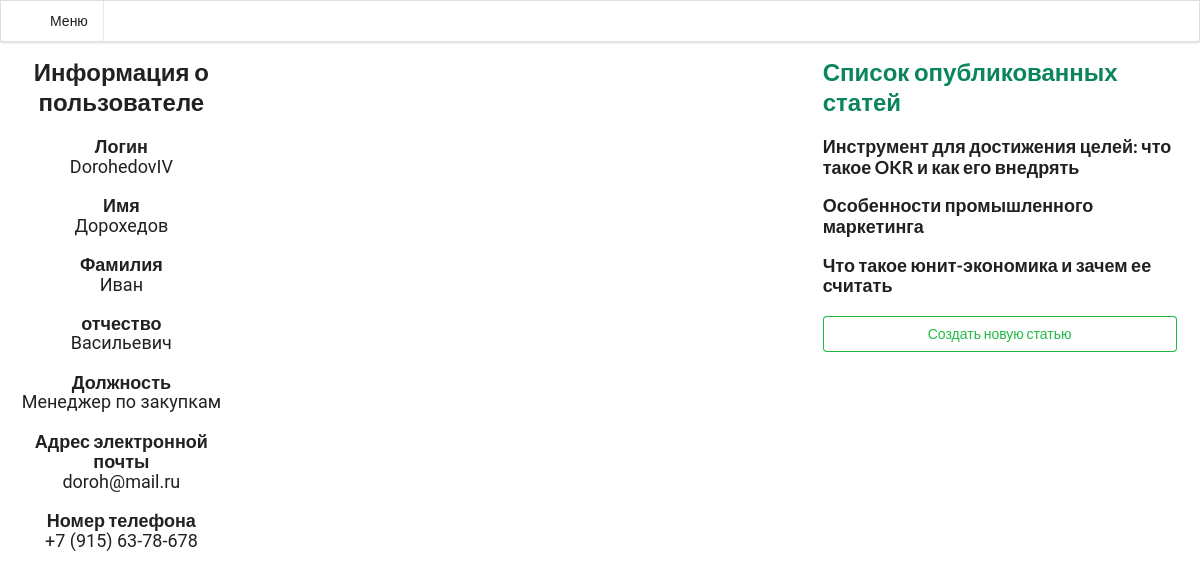
The app's page /page/curser/index.php (signed in) with its own data.
### tables this page shows
CREATE TABLE IF NOT EXISTS `staff` (
  `id` int NOT NULL AUTO_INCREMENT,
  `s_name` varchar(50) DEFAULT NULL,
  `f_name` varchar(50) DEFAULT NULL,
  `t_name` varchar(50) DEFAULT NULL,
  `id_position` int NOT NULL,
  `email` varchar(50) DEFAULT NULL,
  `userPhone` varchar(18) NOT NULL,
  `uidUsers` tinytext NOT NULL,
  `pwdUsers` varchar(120) NOT NULL,
  PRIMARY KEY (`id`),
  KEY `id_position` (`id_position`)
);

CREATE TABLE IF NOT EXISTS `position` (
  `id` int NOT NULL AUTO_INCREMENT,
  `name` varchar(50) DEFAULT NULL,
  PRIMARY KEY (`id`)
);

### page/curser/index.php (the view, shortened to what this page needs)
<?php
$idUser = $_SESSION['userId'];
include_once "../login/includes/dbh.inc.php";
?>
<!DOCTYPE html>
<html lang="en">
<head>
	<link rel="stylesheet" href="../../SemanticUI/semantic.min.css">
	<link rel="stylesheet" href="../../css/main.css">
</head>
<body>
	<div class="ui basic icon menu fixed">
		<div id="toggle" class="item">
			<i class="chevron left icon"></i>
			<i class="sidebar icon"></i>
			Меню
		</div>
	</div>
	<section class="user-profile">
		<div class="my-container">
			<div class="items" style="display: flex;column-gap: 600px;">
				<div class="flex-el">
					<h2 class="ui header" style="text-align: center;">Информация о пользователе</h2>
					<div class='ui list'>
						<?php
						$sql = "SELECT  s_name, f_name, t_name, id_position AS 'Должность', email, userPhone, uidUsers, position.name AS 'Название_должности' FROM staff LEFT JOIN position ON (position.id=staff.id_position) WHERE staff.id=$idUser";
						$result = mysqli_query($conn, $sql);
						$resultCheck = mysqli_num_rows($result);
						if ($resultCheck > 0) {
							while ($row = mysqli_fetch_assoc($result)) {
								echo "
									<div class='item' style='text-align:center'>
									<div class='header'>Логин</div>";
								echo htmlspecialchars($_SESSION['userUid']);
								echo "</div>
									<div class='item' style='text-align:center'>
									<div class='header'>Имя</div>";
								echo $row['f_name'];
								echo "</div>
									<div class='item' style='text-align:center'>
									<div class='header'>Фамилия</div>";
								echo $row['s_name'];
								echo "</div>
									<div class='item' style='text-align:center'>
									<div class='header'>отчество</div>";
								echo $row['t_name'];
								echo "</div>
									<div class='item' style='text-align:center'>
									<div class='header'>Должность</div>";
								echo $row['Название_должности'];
								echo "</div>
									<div class='item' style='text-align:center'>
									<div class='header' >Адрес электронной почты</div>";
								echo $row['email'];
								echo "</div>
									<div class='item' style='text-align:center'>
									<div class='header'>Номер телефона</div>";
								echo $row['userPhone'];
							}
						}
						?>
					</div>
				</div>
			</div>
			<div class="flex-el">
				<h2 class="ui header" style="color: #0A855C;">Список опубликованных статей</h2>
				<?php
				$user = $_SESSION['userId'];
				$sql = "SELECT title FROM singles WHERE staff_id=$user GROUP BY title; ";
				$result = mysqli_query($conn, $sql);
				while ($row = mysqli_fetch_assoc($result)): ?>
					<div class="ui middle aligned animated list">
						<div class="item">
							<div class="content">
								<div class="header" style="text-align: left;margin-bottom: 10px;">
									<?= $row['title'] ?>
								</div>
							</div>
						</div>
					</div>
				<?php endwhile; ?>
				<a href="single/insert/insert_single.php" class="ui positive basic button"
					style="margin-top: 20px;text-align: center;display;display: block;">Создать новую
					статью</a>
			</div>
		</div>
		</div>
	</section>
</body>
</html>

### css/main.css (style rules this page uses)
*, *::before, *::after { padding: 0; margin: 0; border: 0; box-sizing: border-box; }
a, a:visited, a:hover { color: inherit; text-decoration: none; }
aside, nav, footer, header, section, main { display: block; }
h1, h2, h3, h4, h5, h6, p { font-size: inherit; font-weight: inherit; line-height: inherit; }
.my-container { max-width: 1400px; padding: 0 20px; margin: 0 auto; }
body { font-family: 'Roboto', sans-serif; font-weight: 400; font-size: 18px; color: #212120; overflow-x: hidden; }
.user-profile { margin-top: 40px; padding-top: 20px; }
.list { padding-left: 20px; }
.list .item { margin-bottom: 10px; }
.ui .header { text-align: center; }
.button { margin-top: 27px; }

### records on screen
staff: f_name "Дорохедов", s_name "Иван", t_name "Васильевич", id_position.name "Менеджер по закупкам", email "doroh@mail.ru", userPhone "+7 (915) 63-78-678"

### other values on screen
$row['title'] "Инструмент для достижения целей: что такое OKR и как его внедрять"
$row['title'] "Особенности промышленного маркетинга"
$row['title'] "Что такое юнит-экономика и зачем ее считать"
